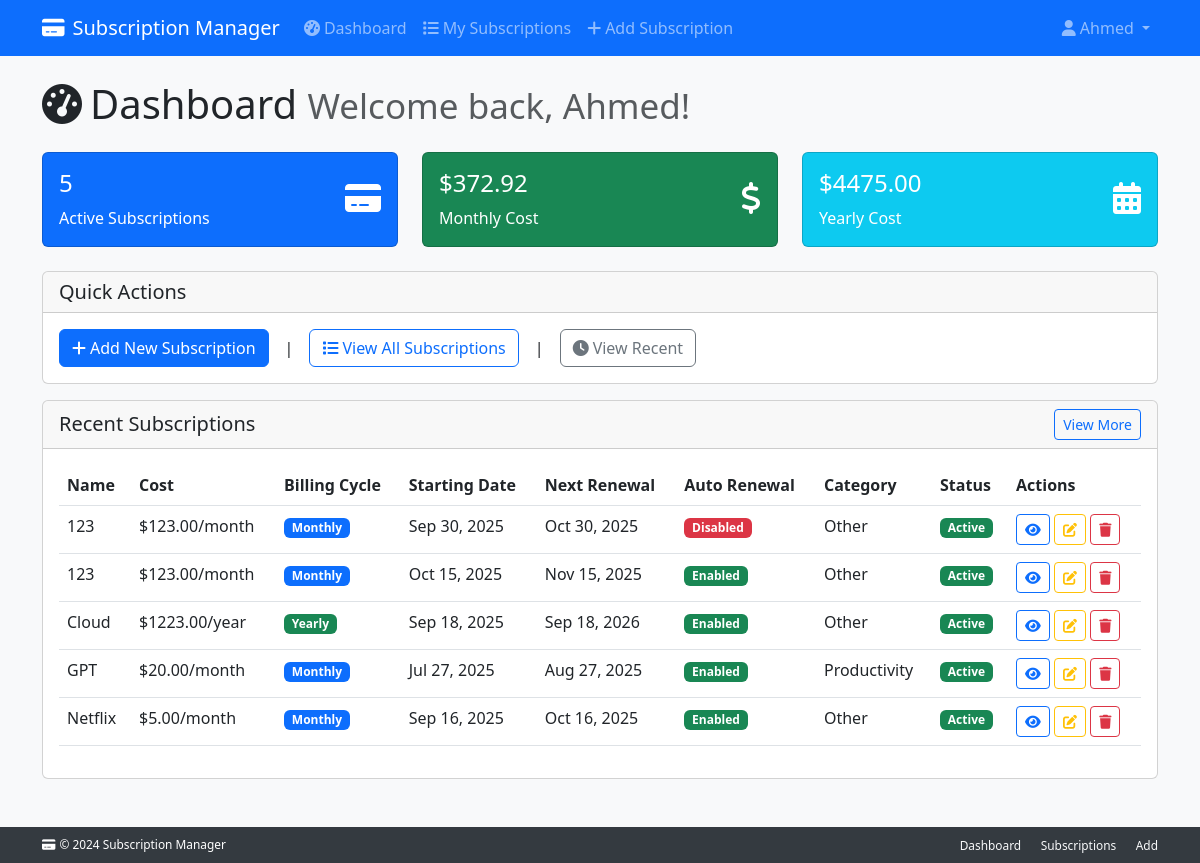
The page /dashboard/ (signed in) on the database as committed earlier.
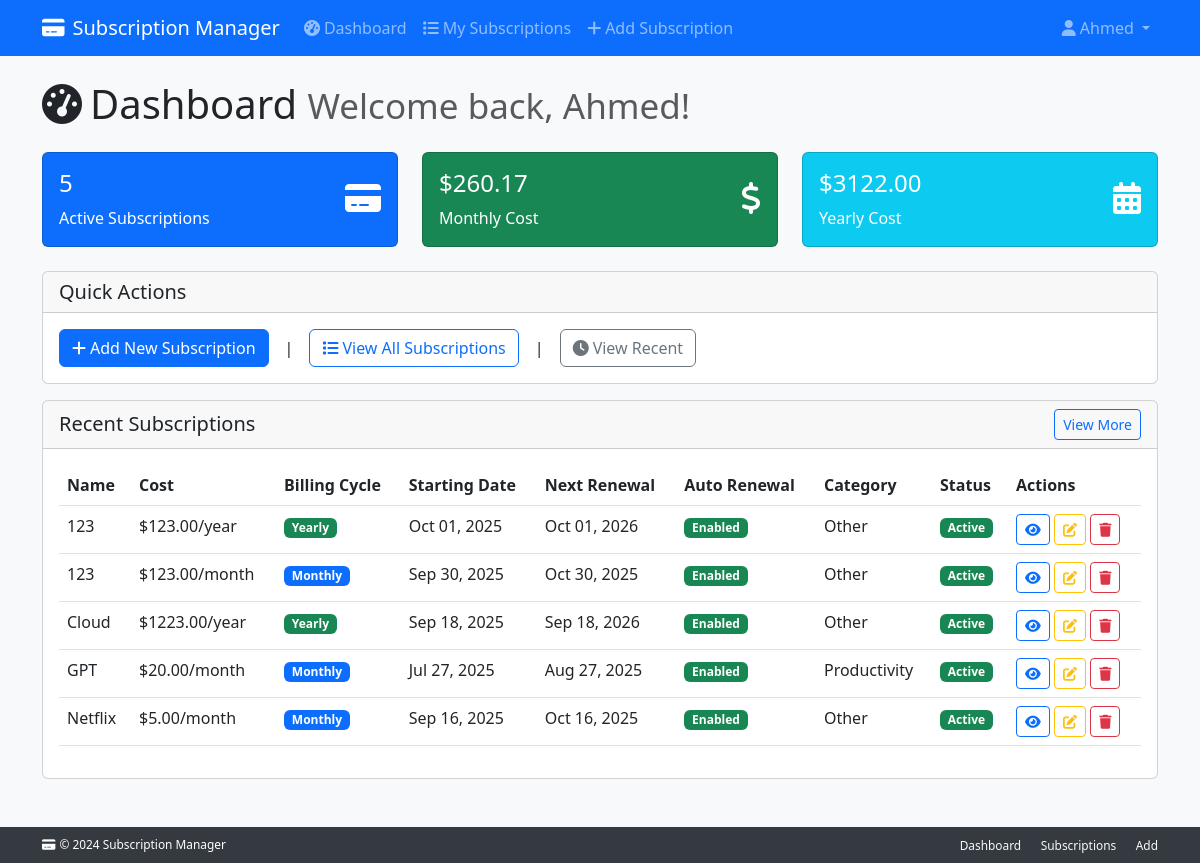
The same page on the database as committed later.
### subscriptions/models/subscription.py (models this page shows, shortened)
class Subscription(
    ValidationMixin,
    TimestampMixin,
    CostCalculationsMixin,
    PaymentManagementMixin,
    RenewalLogicMixin,
    ScheduleManagementMixin,
    models.Model
):
    user = models.ForeignKey(
        settings.AUTH_USER_MODEL,
        on_delete=models.CASCADE,
        related_name="subscriptions"
    )
    name = models.CharField(max_length=200)
    monthly_cost = models.DecimalField(
        max_digits=10,
        decimal_places=2,
        null=True,
        blank=True
    )
    yearly_cost = models.DecimalField(
        max_digits=10,
        decimal_places=2,
        null=True,
        blank=True
    )
    billing_cycle = models.CharField(
        max_length=10,
        choices=BILLING_CYCLE_CHOICES
    )
    start_date = models.DateField()
    renewal_date = models.DateField(null=True, blank=True)
    duration_months = models.PositiveIntegerField(
        null=True,
        blank=True,
        help_text="Duration in months (for monthly billing)"
    )
    duration_years = models.PositiveIntegerField(
        null=True,
        blank=True,
        help_text="Duration in years (for yearly billing)"
    )
    is_active = models.BooleanField(default=True)
    auto_renewal = models.BooleanField(
        default=True,
        help_text="Whether subscription auto-renews"
    )
    category = models.ForeignKey(
        'Category',
        on_delete=models.PROTECT
    )
    objects = SubscriptionManager()
    class Meta:
        ordering = ['-created_at']
        verbose_name = "Subscription"
        verbose_name_plural = "Subscriptions"

### subscriptions/models/category.py (models this page shows, shortened)
class Category(ValidationMixin, SelfReferencingMixin, models.Model):
    name = models.CharField(max_length=150)
    description = models.TextField(blank=True)
    parent = models.ForeignKey(
        "self",
        null=True,
        blank=True,
        on_delete=models.SET_NULL,
        related_name="subcategories"
    )
    objects = CategoryManager()
    class Meta:
        verbose_name = "Category"
        verbose_name_plural = "Categories"
        ordering = ['name']

### accounts/views.py (the view)
# urls.py: path('dashboard/', views.dashboard, name='dashboard'),
@login_required
def dashboard(request):
    subscriptions_qs = get_user_subscriptions(request.user)
    total_monthly_cost, total_yearly_cost, total_count = compute_dashboard_totals(subscriptions_qs)
    context = {
        'subscriptions': list(subscriptions_qs),  # materialize for reuse in templates
        'total_monthly_cost': total_monthly_cost,
        'total_yearly_cost': total_yearly_cost,
        'total_subscriptions': total_count,
    }
    return render(request, 'dashboard.html', context)

### subscriptions/models/managers.py (called while the page is built)
    def get_queryset(self):
        return SubscriptionQuerySet(self.model, using=self._db)

### subscriptions/models/mixins/renewal_logic.py (called while the page is built)
    def days_until_renewal(self):
        if not self.renewal_date or not self.is_active:
            return None
        today = timezone.now().date()
        return (self.renewal_date - today).days

    def is_renewing_within(self, days: int = 7) -> bool:
        remaining_days = self.days_until_renewal()
        if remaining_days is None:
            return False
        if remaining_days < 0:
            return False
        return remaining_days <= days

### subscriptions/selectors.py (called while the page is built)
def get_user_subscriptions(user) -> QuerySet[Subscription]:
    return (
        Subscription.objects.select_related("category")
        .filter(user=user, is_active=True)
        .order_by("-created_at")
    )

def compute_dashboard_totals(subscriptions: Iterable[Subscription]) -> Tuple[float, float, int]:
    total_monthly_direct = 0.0
    total_yearly_direct = 0.0
    for sub in subscriptions:
        if sub.billing_cycle == "monthly":
            total_monthly_direct += float(sub.monthly_cost or 0)
        else:
            total_yearly_direct += float(sub.yearly_cost or 0)
    monthly_equiv_from_yearly = total_yearly_direct / 12 if total_yearly_direct > 0 else 0.0
    total_monthly_cost = total_monthly_direct + monthly_equiv_from_yearly
    total_yearly_cost = total_monthly_cost * 12
    return total_monthly_cost, total_yearly_cost, len(list(subscriptions))

### subscriptions_management_project/templates/dashboard.html
{% extends 'base.html' %} {% block title %}Dashboard - Subscription Manager{%endblock %} {% block content %}
<div class="row">
  <div class="col-12">
    <h1 class="mb-4">
      <i class="fas fa-tachometer-alt me-2"></i>Dashboard
      <small class="text-muted">Welcome back, {{ user.username }}!</small>
    </h1>
  </div>
</div>
<div class="row mb-4">
  <div class="col-md-4">
    <div class="card bg-primary text-white">
      <div class="card-body">
        <div class="d-flex justify-content-between">
          <div>
            <h4>{{ total_subscriptions }}</h4>
            <p class="mb-0">Active Subscriptions</p>
          </div>
          <div class="align-self-center">
            <i class="fas fa-credit-card fa-2x"></i>
          </div>
        </div>
      </div>
    </div>
  </div>
  <div class="col-md-4">
    <div class="card bg-success text-white">
      <div class="card-body">
        <div class="d-flex justify-content-between">
          <div>
            <h4>${{ total_monthly_cost|floatformat:2 }}</h4>
            <p class="mb-0">Monthly Cost</p>
          </div>
          <div class="align-self-center">
            <i class="fas fa-dollar-sign fa-2x"></i>
          </div>
        </div>
      </div>
    </div>
  </div>
  <div class="col-md-4">
    <div class="card bg-info text-white">
      <div class="card-body">
        <div class="d-flex justify-content-between">
          <div>
            <h4>${{ total_yearly_cost|floatformat:2 }}</h4>
            <p class="mb-0">Yearly Cost</p>
          </div>
          <div class="align-self-center">
            <i class="fas fa-calendar-alt fa-2x"></i>
          </div>
        </div>
      </div>
    </div>
  </div>
</div>
<div class="row mb-4">
  <div class="col-12">
    <div class="card">
      <div class="card-header">
        <h5 class="mb-0">Quick Actions</h5>
      </div>
      <div class="card-body d-flex align-items-center flex-wrap gap-2">
        <a href="{% url 'add_subscription' %}" class="btn btn-primary">
          <i class="fas fa-plus me-1"></i>Add New Subscription
        </a>
        <span class="mx-2">|</span>
        <a href="{% url 'subscription_list' %}" class="btn btn-outline-primary">
          <i class="fas fa-list me-1"></i>View All Subscriptions
        </a>
        <span class="mx-2">|</span>
        <button
          type="button"
          class="btn btn-outline-secondary"
          id="action-recent"
        >
          <i class="fas fa-clock me-1"></i>View Recent
        </button>
      </div>
    </div>
  </div>
  <div class="col-12 mt-3" id="actions-container">
    <div class="card">
      <div
        class="card-header d-flex justify-content-between align-items-center"
      >
        <h5 class="mb-0">Recent Subscriptions</h5>
        <a
          href="{% url 'subscription_list' %}"
          class="btn btn-sm btn-outline-primary"
          >View More</a
        >
      </div>
      <div class="card-body">
        {% with subs=subscriptions|slice:":5" %}
        {% include 'partials/subscriptions_table.html' with subscriptions=subs %}
        {% endwith %}
          </div>
    </div>
  </div>
</div>
{% endblock %}

### subscriptions_management_project/templates/base.html (shortened to what this page needs)
<!DOCTYPE html>
<html lang="en">
  <head>
    <link
      href="https://cdn.jsdelivr.net/npm/bootstrap@5.3.0/dist/css/bootstrap.min.css"
      rel="stylesheet"
    />
    <link
      href="https://cdnjs.cloudflare.com/ajax/libs/font-awesome/6.0.0/css/all.min.css"
      rel="stylesheet"
    />
  </head>
  <body class="bg-light">
    <nav class="navbar navbar-expand-lg navbar-dark bg-primary">
      <div class="container">
        <a class="navbar-brand" href="{% url 'dashboard' %}">
          <i class="fas fa-credit-card me-2"></i>Subscription Manager
        </a>
        <div class="collapse navbar-collapse" id="navbarNav">
          <ul class="navbar-nav me-auto">
            {% if user.is_authenticated %}
            <li class="nav-item">
              <a class="nav-link" href="{% url 'dashboard' %}">
                <i class="fas fa-tachometer-alt me-1"></i>Dashboard
              </a>
            </li>
            <li class="nav-item">
              <a class="nav-link" href="{% url 'subscription_list' %}">
                <i class="fas fa-list me-1"></i>My Subscriptions
              </a>
            </li>
            <li class="nav-item">
              <a class="nav-link" href="{% url 'add_subscription' %}">
                <i class="fas fa-plus me-1"></i>Add Subscription
              </a>
            </li>
            {% endif %}
          </ul>
          <ul class="navbar-nav">
            {% if user.is_authenticated %}
            <li class="nav-item dropdown">
              <a
                class="nav-link dropdown-toggle"
                href="#"
                id="navbarDropdown"
                role="button"
                data-bs-toggle="dropdown"
              >
                <i class="fas fa-user me-1"></i>{{ user.username }}
              </a>
            </li>
            {% endif %}
          </ul>
        </div>
      </div>
    </nav>
    <div class="main-content">
      <div class="content-wrapper">
        <main class="container mt-4 mb-5">
          {% block content %}{% endblock %}
        </main>
      </div>
      <footer class="footer">
        <div class="container">
          <div class="row align-items-center">
            <div class="col-md-6">
              <p class="mb-0 small">
                <i class="fas fa-credit-card me-1"></i>&copy; 2024 Subscription
                Manager
              </p>
            </div>
            <div class="col-md-6 text-md-end">
              <a
                href="{% url 'dashboard' %}"
                class="text-light text-decoration-none me-3 small"
                >Dashboard</a
              >
              <a
                href="{% url 'subscription_list' %}"
                class="text-light text-decoration-none me-3 small"
                >Subscriptions</a
              >
              <a
                href="{% url 'add_subscription' %}"
                class="text-light text-decoration-none small"
                >Add</a
              >
            </div>
          </div>
        </div>
      </footer>
    </div>
  </body>
</html>

### subscriptions/templates/partials/subscriptions_table.html (shortened to what this page needs)
<div class="table-responsive">
  <table class="table table-hover">
    <thead>
      <tr>
        <th>Name</th>
        <th>Cost</th>
        <th>Billing Cycle</th>
        <th>Starting Date</th>
        <th>Next Renewal</th>
        <th>Auto Renewal</th>
        <th>Category</th>
        <th>Status</th>
        <th>Actions</th>
      </tr>
    </thead>
    <tbody>
      {% for subscription in subscriptions %}
      <tr
        class="{% if subscription.is_renewing_within %}table-warning{% endif %}"
      >
        <td>{{ subscription.name }}</td>
        <td>
        {% if subscription.billing_cycle == 'monthly' %}
        ${{ subscription.monthly_cost|floatformat:2 }}/month
        {% else %}
        ${{ subscription.yearly_cost|floatformat:2 }}/year
        {% endif %}
        </td>
        <td>
          <span
            class="badge bg-{% if subscription.billing_cycle == 'monthly' %}primary{% else %}success{% endif %}"
          >
            {{ subscription.billing_cycle|title }}
          </span>
        </td>
        <td>{{ subscription.start_date|date:"M d, Y" }}</td>
        <td>
          {{ subscription.renewal_date|date:"M d, Y" }}
        </td>
        <td>
          {% include 'partials/badge_boolean.html' with value=subscription.auto_renewal true_label='Enabled' false_label='Disabled' %}
        </td>
        <td>{{ subscription.category.name|default:"No Category" }}</td>
        <td>
          {% include 'partials/badge_boolean.html' with value=subscription.is_active true_label='Active' false_label='Inactive' %}
        </td>
        <td>
          <a
            href="{% url 'subscription_detail' subscription.pk %}"
            class="btn btn-sm btn-outline-primary"
          >
            <i class="fas fa-eye"></i>
          </a>
          <a
            href="{% url 'edit_subscription' subscription.pk %}"
            class="btn btn-sm btn-outline-warning"
          >
            <i class="fas fa-edit"></i>
          </a>
          <button
            type="button"
            class="btn btn-sm btn-outline-danger"
            onclick="confirmDelete({{ subscription.pk }}, '{{ subscription.name }}')"
          >
            <i class="fas fa-trash"></i>
          </button>
        </td>
      </tr>
      {% endfor %}
    </tbody>
  </table>
</div>

### subscriptions/templates/partials/badge_boolean.html
<span class="badge bg-{% if value %}success{% else %}danger{% endif %}">
  {% if value %}
    {{ true_label|default:'Enabled' }}
  {% else %}
    {{false_label|default:'Disabled' }}
  {% endif %}
</span>

### subscriptions_management_project/templates/base.html (style rules this page uses)
html, body { height: 100%; }
body { display: flex; flex-direction: column; }
.main-content { flex: 1; display: flex; flex-direction: column; }
.content-wrapper { flex: 1; }
.footer { background-color: #343a40; color: white; padding: 8px 0; margin-top: auto; font-size: 0.85rem; }

Rows that differ between the two databases and show on the page:
removed Subscription: name "123", monthly_cost "123.00", billing_cycle "Monthly", start_date "Oct 15, 2025", renewal_date "Nov 15, 2025", true_label "Enabled Active", category.name "Other"
added Subscription: name "123", yearly_cost "123.00", billing_cycle "Yearly", start_date "Oct 01, 2025", renewal_date "Oct 01, 2026", true_label "Enabled Active", category.name "Other"
changed Subscription "Sep 30, 2025": true_label "Active" → "Enabled Active"; false_label "Disabled" → (not shown)
Other text that changed with them:
{{ total_monthly_cost|floatformat:2 }}: "372.92" → "260.17"
{{ total_yearly_cost|floatformat:2 }}: "4475.00" → "3122.00"
